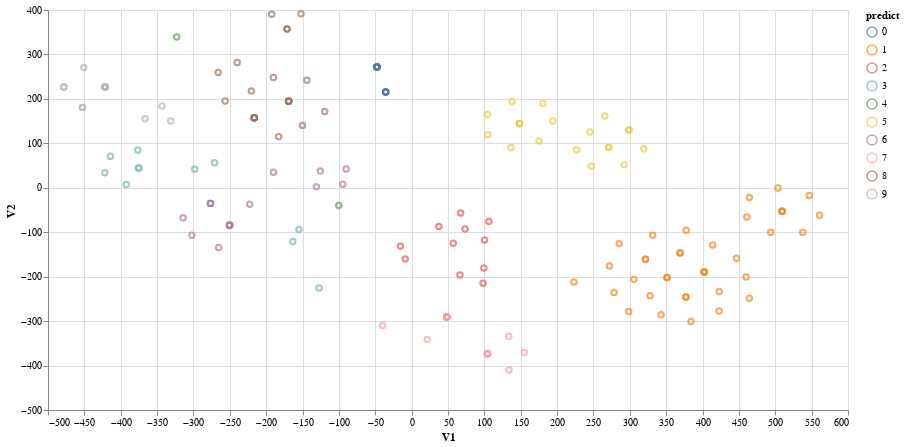

The notebook cell this image was saved under:
### Code cell
(df_data_tsne_result.pipe(alt.Chart, width=800, height=400).mark_point().encode(x='V1:Q', y='V2:Q', color='predict:N') )

### Figure 1 — Vega-Lite specification as saved in the notebook (floating-point values rounded to 4 significant figures; data arrays with more than 128 entries replaced by an {"elided": "..."} marker saying what was removed)
{"config": {"view": {"continuousWidth": 400, "continuousHeight": 300}}, "data": {"name": "data-cd975daf8e159cb77613ff04b398d34a"}, "mark": "point", "encoding": {"color": {"type": "nominal", "field": "predict"}, "x": {"type": "quantitative", "field": "V1"}, "y": {"type": "quantitative", "field": "V2"}}, "height": 400, "width": 800, "$schema": "https://vega.github.io/schema/vega-lite/v4.8.1.json", "datasets": {"data-cd975daf8e159cb77613ff04b398d34a": {"elided": "163 records"}}}
